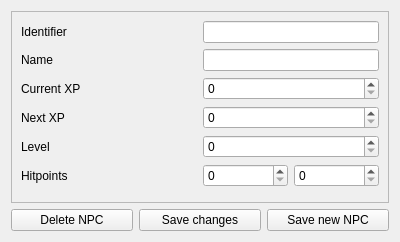
<?xml version="1.0" encoding="UTF-8"?>
<ui version="4.0">
 <class>npcEditWidget</class>
 <widget class="QWidget" name="npcEditWidget">
  <property name="geometry">
   <rect>
    <x>0</x>
    <y>0</y>
    <width>400</width>
    <height>242</height>
   </rect>
  </property>
  <property name="windowTitle">
   <string>Form</string>
  </property>
  <layout class="QGridLayout" name="gridLayout">
   <item row="3" column="0">
    <layout class="QHBoxLayout" name="horizontalLayout_2">
     <item>
      <widget class="QPushButton" name="deleteNPCButton">
       <property name="text">
        <string>Delete NPC</string>
       </property>
      </widget>
     </item>
     <item>
      <widget class="QPushButton" name="saveChangesButton">
       <property name="text">
        <string>Save changes</string>
       </property>
      </widget>
     </item>
     <item>
      <widget class="QPushButton" name="saveNewNPCButton">
       <property name="text">
        <string>Save new NPC</string>
       </property>
      </widget>
     </item>
    </layout>
   </item>
   <item row="0" column="0">
    <widget class="QScrollArea" name="scrollArea">
     <property name="widgetResizable">
      <bool>true</bool>
     </property>
     <widget class="QWidget" name="scrollAreaWidgetContents">
      <property name="geometry">
       <rect>
        <x>0</x>
        <y>0</y>
        <width>380</width>
        <height>191</height>
       </rect>
      </property>
      <layout class="QGridLayout" name="gridLayout_2">
       <item row="0" column="0">
        <layout class="QGridLayout" name="gridLayout_1" columnstretch="1,1">
         <item row="0" column="1">
          <widget class="QLineEdit" name="identifierLineEdit"/>
         </item>
         <item row="0" column="0">
          <widget class="QLabel" name="identifierLabel">
           <property name="text">
            <string>Identifier</string>
           </property>
          </widget>
         </item>
         <item row="1" column="1">
          <widget class="QLineEdit" name="nameLineEdit"/>
         </item>
         <item row="2" column="0">
          <widget class="QLabel" name="currentXPLabel">
           <property name="text">
            <string>Current XP</string>
           </property>
          </widget>
         </item>
         <item row="1" column="0">
          <widget class="QLabel" name="nameLabel">
           <property name="text">
            <string>Name</string>
           </property>
          </widget>
         </item>
         <item row="3" column="0">
          <widget class="QLabel" name="nextXPLabel">
           <property name="text">
            <string>Next XP</string>
           </property>
          </widget>
         </item>
         <item row="2" column="1">
          <widget class="QSpinBox" name="currentXPSpinBox">
           <property name="maximum">
            <number>999999999</number>
           </property>
          </widget>
         </item>
         <item row="3" column="1">
          <widget class="QSpinBox" name="nextXPSpinBox">
           <property name="maximum">
            <number>999999999</number>
           </property>
          </widget>
         </item>
         <item row="4" column="0">
          <widget class="QLabel" name="levelLabel">
           <property name="text">
            <string>Level</string>
           </property>
          </widget>
         </item>
         <item row="4" column="1">
          <widget class="QSpinBox" name="levelSpinBox">
           <property name="maximum">
            <number>999999999</number>
           </property>
          </widget>
         </item>
         <item row="5" column="0">
          <widget class="QLabel" name="label">
           <property name="text">
            <string>Hitpoints</string>
           </property>
          </widget>
         </item>
         <item row="5" column="1">
          <layout class="QHBoxLayout" name="horizontalLayout">
           <item>
            <widget class="QSpinBox" name="currentHPSpinBox">
             <property name="maximum">
              <number>999999999</number>
             </property>
            </widget>
           </item>
           <item>
            <widget class="QSpinBox" name="maxHPSpinBox">
             <property name="maximum">
              <number>999999999</number>
             </property>
            </widget>
           </item>
          </layout>
         </item>
        </layout>
       </item>
       <item row="1" column="0">
        <spacer name="verticalSpacer">
         <property name="orientation">
          <enum>Qt::Vertical</enum>
         </property>
         <property name="sizeHint" stdset="0">
          <size>
           <width>20</width>
           <height>40</height>
          </size>
         </property>
        </spacer>
       </item>
      </layout>
     </widget>
    </widget>
   </item>
  </layout>
 </widget>
 <resources/>
 <connections>
  <connection>
   <sender>saveNewNPCButton</sender>
   <signal>clicked()</signal>
   <receiver>npcEditWidget</receiver>
   <slot>saveNewNPC()</slot>
   <hints>
    <hint type="sourcelabel">
     <x>199</x>
     <y>221</y>
    </hint>
    <hint type="destinationlabel">
     <x>199</x>
     <y>120</y>
    </hint>
   </hints>
  </connection>
  <connection>
   <sender>saveChangesButton</sender>
   <signal>clicked()</signal>
   <receiver>npcEditWidget</receiver>
   <slot>saveChanges()</slot>
   <hints>
    <hint type="sourcelabel">
     <x>103</x>
     <y>220</y>
    </hint>
    <hint type="destinationlabel">
     <x>199</x>
     <y>120</y>
    </hint>
   </hints>
  </connection>
  <connection>
   <sender>deleteNPCButton</sender>
   <signal>clicked()</signal>
   <receiver>npcEditWidget</receiver>
   <slot>deleteNPC()</slot>
   <hints>
    <hint type="sourcelabel">
     <x>71</x>
     <y>220</y>
    </hint>
    <hint type="destinationlabel">
     <x>199</x>
     <y>120</y>
    </hint>
   </hints>
  </connection>
 </connections>
 <slots>
  <slot>saveNewNPC()</slot>
  <slot>saveChanges()</slot>
  <slot>deleteNPC()</slot>
 </slots>
</ui>
